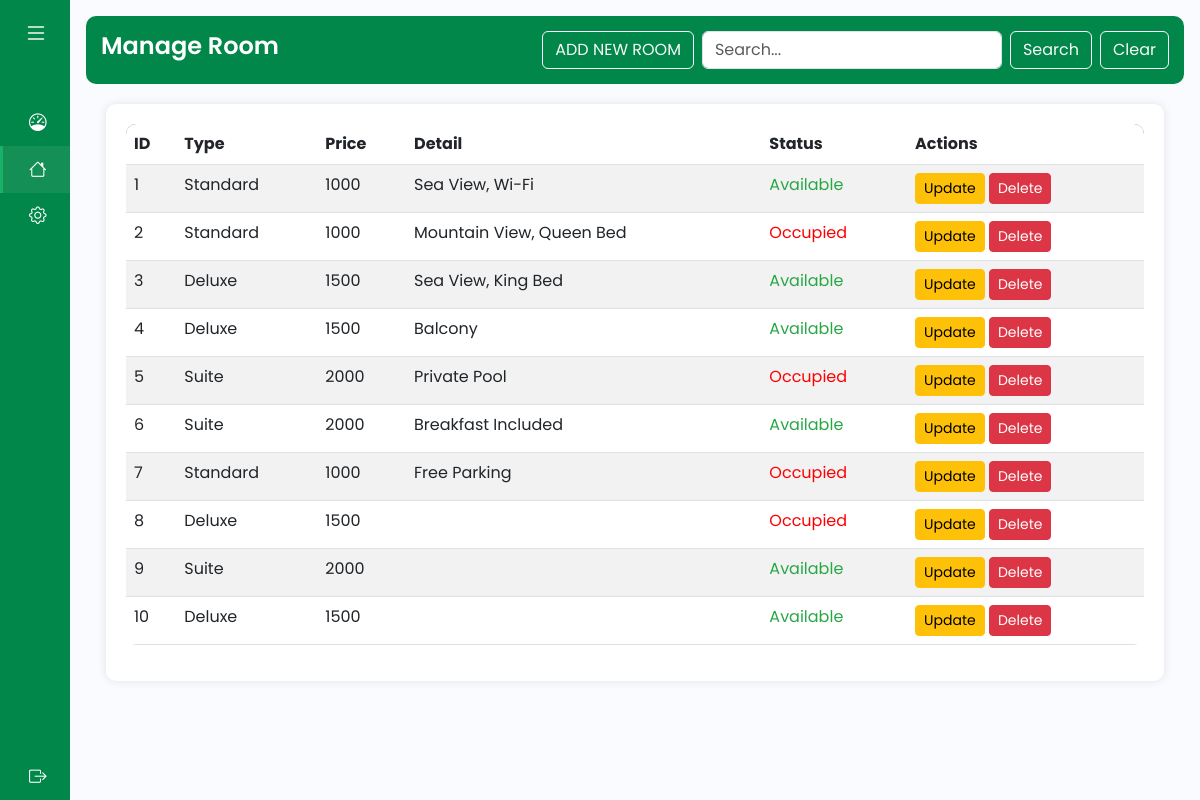
The app's page /admin/index.php?controller=room&action=index, older data.
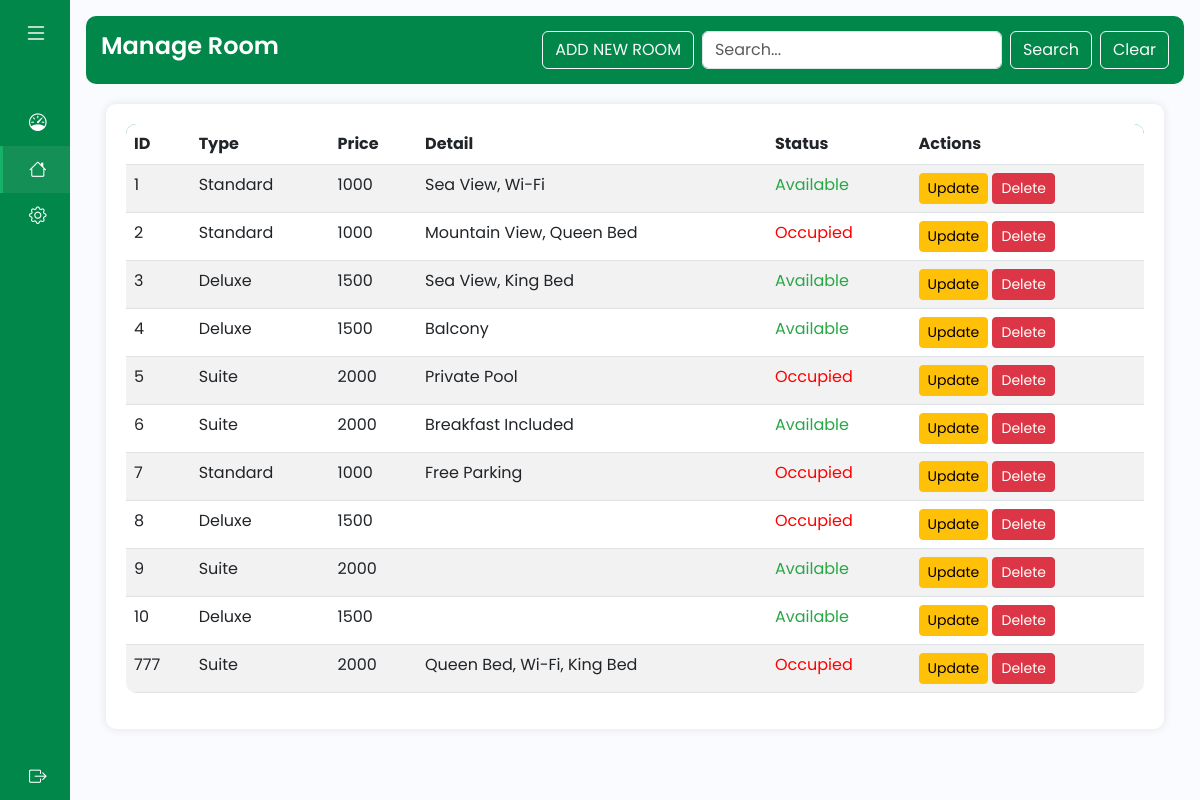
The same page, newer data.
### tables this page shows
CREATE TABLE `rooms` (
  `roomId` int(11) NOT NULL,
  `types_typeId` int(11) DEFAULT NULL,
  `roomStatus` int(11) NOT NULL DEFAULT '0'
);

CREATE TABLE `types` (
  `typeId` int(11) NOT NULL,
  `typeName` varchar(45) NOT NULL,
  `price` float NOT NULL
);

### admin/controllers/room_controller.php (called while the page is built, shortened)
<?php
    class RoomController{
        public function index(){
            $roomList = Room::getAll();
            require_once('views/room/index_room.php');
    }
        }
?>

### admin/connection_connect.php (called while the page is built, shortened)
<?php
    $dbname = "db24_100_g09";
?>

### admin/models/RoomModel.php (called while the page is built, shortened)
<?php
    class Room{
        public function __construct($id, $type, $detail,$roomStatus,$price) {
            $this->id = $id;
            $this->type = $type;
            $this->detail = $detail;
            $this->roomStatus = $roomStatus;
            $this->price = $price;
    }
        public static function getAll(){
                $roomList = [];
                require("connection_connect.php");
                $sql = "SELECT r.roomId, t.typeName, t.price, r.roomStatus, GROUP_CONCAT(d.detailName SEPARATOR ', ') AS roomDetails FROM rooms r
                        LEFT JOIN types t ON r.types_typeId = t.typeId
                        LEFT JOIN roomdetail rd ON r.roomId = rd.rooms_roomId
                        LEFT JOIN details d ON rd.details_detailId = d.detailId
                        GROUP BY r.roomId;";
                $result = $conn->query($sql);
                while ($my_row = $result->fetch_assoc()){
                    $id = $my_row['roomId'];
                    $type = $my_row['typeName'];
                    $detail = $my_row['roomDetails'];
                    $roomStatus = $my_row['roomStatus'];
                    $price = $my_row['price'];
                    $roomList[] = new Room($id, $type, $detail, $roomStatus, $price);
                }
                return $roomList;
        }
    }
?>

### admin/views/room/index_room.php (the view, shortened to what this page needs)
<div class="header d-flex justify-content-between align-items-center">
    <h1>Manage Room</h1>
    <form class="d-flex">
        <a href="?controller=room&action=addForm" class="btn btn-outline-light me-2">ADD NEW ROOM</a>
        <input type="text" name="key" class="form-control search-bar" placeholder="Search..." aria-label="Search">
        <button class="btn btn-outline-light ms-2" type="submit" name="action" value="search">Search</button>
        <a href="?controller=room&action=index" class="btn btn-outline-light ms-2">Clear</a>
    </form>
</div>
    <div class="table-container">
    <table class="table table-striped">
        <thead>
            <tr>
                    <th>ID</th>
                    <th>Type</th>
                    <th>Price</th>
                    <th>Detail</th>
                    <th>Status</th>
                    <th>Actions</th>
            </tr>
        </thead>
        <tbody>
                <?php foreach($roomList as $room): ?>
                <tr>
                    <td><?php echo $room->id; ?></td>
                    <td><?php echo $room->type; ?></td>
                    <td><?php echo $room->price; ?></td>
                    <td><?php echo $room->detail; ?></td>
                    <td style="color: <?php echo $room->roomStatus == 0 ? '#28a745' : 'red'; ?>;">
                        <?php echo $room->roomStatus == 0 ? 'Available' : 'Occupied'; ?>
                    </td>
                    <td><a href="?controller=room&action=updateForm&id=<?php echo $room->id; ?>"class = "btn btn-warning btn-sm">Update</a>
                    <button type="button" class="btn btn-danger btn-sm" data-bs-toggle="modal" data-bs-target="#deleteModal"
                            data-id="<?php echo $room->id; ?>"
                            data-type="<?php echo htmlspecialchars($room->type); ?>"
                            data-price="<?php echo $room->price; ?>"
                            data-detail="<?php echo htmlspecialchars($room->detail); ?>">
                        Delete
                    </button>
                </tr>
                <?php endforeach; ?>
        </tbody>
    </table>
</div>

### admin/index.php (shortened to what this page needs)
<?php
    if(isset($_GET['controller'])&&isset($_GET['action'])){
        $controller = $_GET['controller'];
        $action = $_GET['action'];
    }else{
        $controller = 'pages';
        $action = 'home';
    }
?>
<!DOCTYPE html>
<html lang="en">
<head>
    <link href="https://cdn.jsdelivr.net/npm/bootstrap@5.3.0-alpha3/dist/css/bootstrap.min.css" rel="stylesheet"
>
    <link rel="stylesheet" href="https://cdn.jsdelivr.net/npm/bootstrap-icons@1.11.3/font/bootstrap-icons.min.css">
    <link rel="stylesheet" href="style.css">
    </head>
    <body>
    <div class="wrapper">
        <aside id="sidebar">
            <div class="d-flex">
                <button class="toggle-btn" type="button">
                    <i class="bi bi-list"></i>
                </button>
            </div>
            <ul class="sidebar-nav">
                <li class="sidebar-item">
                    <a href="?controller=pages&action=home" class="sidebar-link <?php echo ($controller == 'pages') ? 'active' : ''; ?>">
                    <i class="bi bi-speedometer"></i>
                    </a>
                </li>
                <li class="sidebar-item">
                    <a href="#" class="sidebar-link <?php echo ($controller == 'room' OR  $controller == 'type' OR $controller == 'detail') ? 'active' : ''; ?> collapsed has-dropdown" data-bs-toggle="collapse"
                        data-bs-target="#auth" aria-expanded="false" aria-controls="auth">
                        <i class="bi bi-house"></i>
                    </a>
                </li>
                <li class="sidebar-item">
                    <a href="#" class="sidebar-link">
                        <i class="bi bi-gear"></i>
                    </a>
                </li>
            </ul>
            <div class="sidebar-footer">
                <a href="#" class="sidebar-link">
                    <i class="bi bi-box-arrow-right"></i>
                </a>
            </div>
        </aside>
        <div class="main p-3">
            <?php  require_once("routes.php"); ?>
        </div>
    </div>
    </body>
</html>

### admin/routes.php (shortened to what this page needs)
<?php
    $controllers = array('pages'=>['home','error'],'room'=>['index','search','addForm','addRoom','update','delete','updateForm'],'detail'=>['index','search','addForm','addDetail','update','delete','updateForm'],'type'=>['index','search','addType','update','delete','updateForm','addForm']);
    function call($controller,$action){
        switch($controller){
            case "room": require_once('models/RoomModel.php');
                        $controller_obj = new RoomController();
                        break;
        }
        $controller_obj->{$action}();
    }
    if(array_key_exists($controller,$controllers)){
        if(in_array($action,$controllers[$controller])){
            call($controller,$action);
        }else{
            call('pages','error');
        }
    }else{
        call('pages','error');
    }
?>

### admin/style.css (style rules this page uses)
a { text-decoration: none; }
li { list-style: none; }
h1 { font-weight: 600; font-size: 1.5rem; }
body { font-family: 'Poppins', sans-serif; background-color: #f0f0f0; }
.wrapper { display: flex; }
.main { min-height: 100vh; width: 100%; overflow: hidden; transition: all 0.35s ease-in-out; background-color: #fafbfe; }
#sidebar { width: 70px; min-width: 70px; z-index: 1000; transition: all .25s ease-in-out; background-color: #018749; display: flex; flex-direction: column; }
.toggle-btn { background-color: transparent; cursor: pointer; border: 0; padding: 1rem 1.5rem; }
.toggle-btn i { font-size: 1.5rem; color: #FFF; }
.sidebar-nav { padding: 2rem 0; flex: 1 1 auto; }
a.sidebar-link { padding: .625rem 1.625rem; color: #FFF; display: block; font-size: 0.9rem; white-space: nowrap; border-left: 3px solid transparent; }
.sidebar-link i { font-size: 1.1rem; margin-right: .75rem; }
.sidebar-item { position: relative; }
.sidebar-link.active { background-color: rgba(255, 255, 255, .075); border-left: 3px solid #17B169; }
.table-container { margin: 20px; padding: 20px; border-radius: 10px; background-color: #ffffff; box-shadow: 0 0 10px rgba(0, 0, 0, 0.1); }
.header { background-color: #018749; padding: 15px; border-radius: 10px; color: #ffffff; }
.search-bar { width: 300px; }
thead { background-color: #018749; color: #ffffff; }
table { width: 100%; border-spacing: 0; border-radius: 10px; overflow: hidden; }

Row changes from the older to the newer data that the page shows:
added rooms: roomId "777", types_typeId.typeName "Suite", types_typeId.price "2000", detail "Queen Bed, Wi-Fi, King Bed", roomStatus "Occupied"
